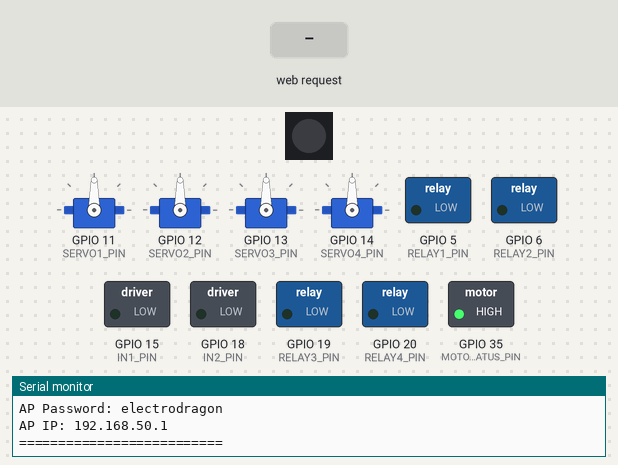
Bench run of a sketch on a simulated ESP32-S3. Shown: 1 RGB LEDs in strip order, left to right, 4 × servo, switched loads named in the sketch (green lamp = pin HIGH), the last lines printed to the serial monitor. The inputs (shaded band) are chosen by the test bench.

Above: at 2.8 s.
2.9 s: HTTP request GET /control?cmd=s90 received
At 3.5 s:
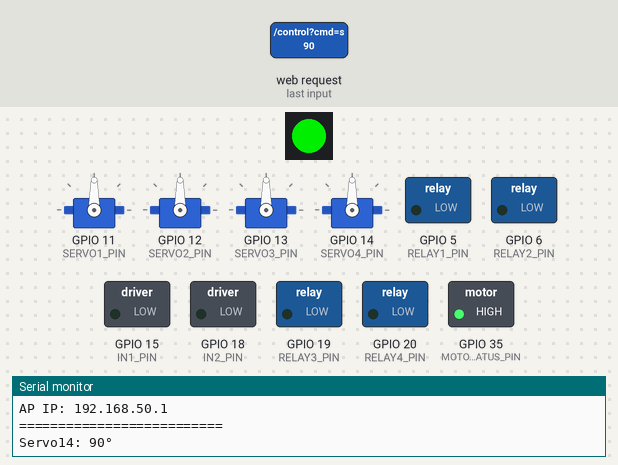
4.4 s: HTTP request GET /control?cmd=fw received
At 4.7 s:
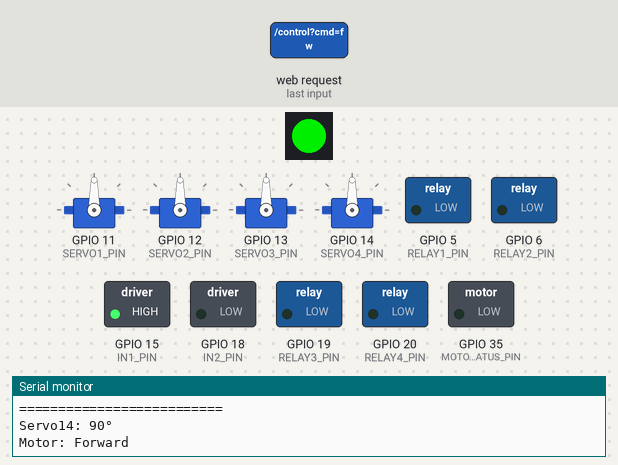
5.9 s: HTTP request GET /control?cmd=rv received
At 7.0 s:
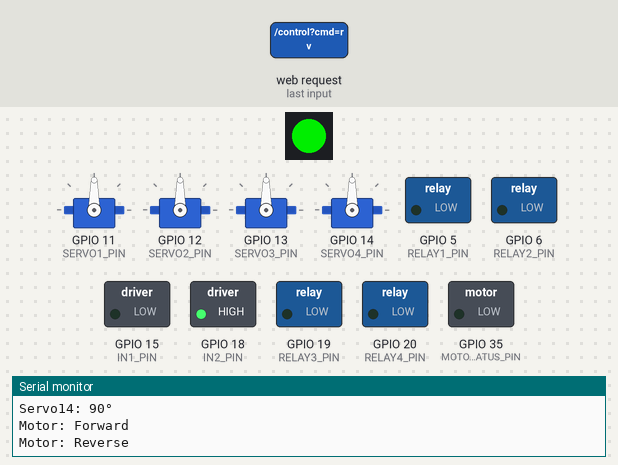
Timing chart, 0 to 8.9 s (numbered marks = the images above; inputs shaded):
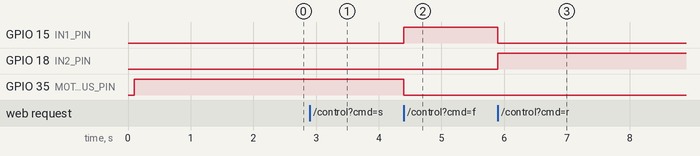

Measured:
- after the input at 4.4 s, GPIO 15 (IN1_PIN): LOW → HIGH at once; GPIO 35 (MOTOR_STATUS_PIN): HIGH → LOW at once
- after the input at 5.9 s, GPIO 15 (IN1_PIN): HIGH → LOW at once; GPIO 18 (IN2_PIN): LOW → HIGH at once

The sketch:

dual-foot-wifi-3.ino
```cpp
// add IO35 == LED, IO48 == WS2812 to code, and apply functions: LED for motors, IO48 for servos

// for my servo, 90 degree is stop, 180 degree and 0 degree are two directions, set servo default output pwm at 90 degree for stop

#include <WiFi.h>
#include <WebServer.h>
#include <ESP32Servo.h>
#include <Adafruit_NeoPixel.h>

// ===== WiFi 配置 =====
const char* ssid = "motor_control";
const char* password = "electrodragon";

// ===== DRV8871 / GPIO 定义 (ESP32) =====
// DRV8871 has two inputs IN1 and IN2. Set both to control direction.
// Forward: IN1=HIGH, IN2=LOW
// Reverse: IN1=LOW, IN2=HIGH
// Stop: IN1=LOW, IN2=LOW (or both HIGH for brake)
const int IN1_PIN = 15;   // IN1 -> IO15
const int IN2_PIN = 18;   // IN2 -> IO18

// Servo pins (GPIO numbers)
const int SERVO1_PIN = 11;
const int SERVO2_PIN = 12;
const int SERVO3_PIN = 13;
const int SERVO4_PIN = 14;

// Relay pins (GPIO numbers) for ON/OFF control
const int RELAY1_PIN = 5;
const int RELAY2_PIN = 6;
const int RELAY3_PIN = 19;
const int RELAY4_PIN = 20;

// LED pin for motor status (active LOW - on when LOW)
const int MOTOR_STATUS_PIN = 35; // IO35 LED output

// New: WS2812 (NeoPixel) for servo status
const int WS2812_PIN = 48; // user requested IO48
const int NUM_PIXELS = 1;
Adafruit_NeoPixel pixels(NUM_PIXELS, WS2812_PIN, NEO_GRB + NEO_KHZ800);

// ===== Web Server =====
WebServer server(80);

// Servo objects
Servo servo1;
Servo servo2;
Servo servo3;
Servo servo4;

// ===== HTML Web 控制界面 =====
const char html_page[] PROGMEM = R"rawliteral(
<!DOCTYPE html><html>
<head>
<meta name="viewport" content="width=device-width, initial-scale=1.0">
<title>ESP32 Motor & Relay Control</title>
<style>
body { font-family: Arial, sans-serif; max-width: 640px; margin: 0 auto; padding: 20px; background-color: #f0f0f0; }
h2 { text-align:center; color:#333; }
.container { display:flex; flex-direction:column; gap:14px; }
.control-panel { background:white; padding:20px; border-radius:10px; box-shadow:0 2px 8px rgba(0,0,0,0.08); display:flex; gap:10px; justify-content:center; }
.servo-panel { background:white; padding:14px; border-radius:10px; box-shadow:0 2px 8px rgba(0,0,0,0.04); display:flex; gap:8px; justify-content:center; }
.relay-panel { background:white; padding:14px; border-radius:10px; box-shadow:0 2px 8px rgba(0,0,0,0.04); display:flex; gap:8px; flex-wrap:wrap; justify-content:center; }
.dir-btn { padding:16px 22px; font-size:18px; font-weight:bold; border:none; border-radius:8px; cursor:pointer; }
.sml-btn { padding:10px 14px; font-size:14px; font-weight:bold; border:none; border-radius:6px; cursor:pointer; }
.relay-btn { padding:10px 12px; font-size:14px; font-weight:bold; border:none; border-radius:6px; cursor:pointer; }
.forward-btn { background:#2196F3; color:white; }
.reverse-btn { background:#FF9800; color:white; }
.stop-btn { background:#f44336; color:white; }
.s90-btn { background:#4CAF50; color:white; }
.s180-btn { background:#9C27B0; color:white; }
.on-btn { background:#4CAF50; color:white; }
.off-btn { background:#f44336; color:white; }
.dir-btn:active, .sml-btn:active, .relay-btn:active { transform:scale(0.97); opacity:0.9; }
.relay-item { display:flex; gap:6px; align-items:center; }
@media (max-width:420px){ .control-panel{flex-direction:column;} }
</style>
</head>
<body>
<h2>Motor & Relay Control</h2>
<div class="container">
  <div class="control-panel">
    <button class="dir-btn forward-btn" onclick="sendCmd('fw')">Forward</button>
    <button class="dir-btn stop-btn" onclick="sendCmd('st')">STOP</button>
    <button class="dir-btn reverse-btn" onclick="sendCmd('rv')">Reverse</button>
  </div>
  <div class="servo-panel">
    <div style="align-self:center;font-weight:bold">Servo14:</div>
    <button class="sml-btn s90-btn" onclick="sendCmd('s90')">90°</button>
    <button class="sml-btn s180-btn" onclick="sendCmd('s180')">180°</button>
    <button class="sml-btn stop-btn" onclick="sendCmd('s0')">0°</button>
  </div>
  <div class="relay-panel">
    <div class="relay-item"><div style="font-weight:bold">Relay1:</div><button class="relay-btn on-btn" onclick="sendCmd('r1_on')">ON</button><button class="relay-btn off-btn" onclick="sendCmd('r1_off')">OFF</button></div>
    <div class="relay-item"><div style="font-weight:bold">Relay2:</div><button class="relay-btn on-btn" onclick="sendCmd('r2_on')">ON</button><button class="relay-btn off-btn" onclick="sendCmd('r2_off')">OFF</button></div>
    <div class="relay-item"><div style="font-weight:bold">Relay3:</div><button class="relay-btn on-btn" onclick="sendCmd('r3_on')">ON</button><button class="relay-btn off-btn" onclick="sendCmd('r3_off')">OFF</button></div>
    <div class="relay-item"><div style="font-weight:bold">Relay4:</div><button class="relay-btn on-btn" onclick="sendCmd('r4_on')">ON</button><button class="relay-btn off-btn" onclick="sendCmd('r4_off')">OFF</button></div>
  </div>
</div>
<script>
function sendCmd(cmd){
  fetch('/control?cmd='+cmd)
    .then(r=>{})
    .catch(e=>console.error(e));
}
</script>
</body></html>
)rawliteral";

// ===== 处理 Web 请求 =====
void handleRoot() {
  server.send(200, "text/html", html_page);
}

void handleControl() {
  // Simple command-based control: cmd=fw|rv|st|s90|s180|s0|rX_on|rX_off
  if (server.hasArg("cmd")) {
    String c = server.arg("cmd");
    if (c == "fw") {
      // Forward: IN1=HIGH, IN2=LOW
      digitalWrite(IN1_PIN, HIGH);
      digitalWrite(IN2_PIN, LOW);
      Serial.println("Motor: Forward");
      // Turn on motor status LED (active LOW)
      digitalWrite(MOTOR_STATUS_PIN, LOW);
    } else if (c == "rv") {
      // Reverse: IN1=LOW, IN2=HIGH
      digitalWrite(IN1_PIN, LOW);
      digitalWrite(IN2_PIN, HIGH);
      Serial.println("Motor: Reverse");
      // Turn on motor status LED (active LOW)
      digitalWrite(MOTOR_STATUS_PIN, LOW);
    } else if (c == "st") {
      // Stop: both LOW
      digitalWrite(IN1_PIN, LOW);
      digitalWrite(IN2_PIN, LOW);
      Serial.println("Motor: Stop");
      // Turn off motor status LED (active LOW, so HIGH = OFF)
      digitalWrite(MOTOR_STATUS_PIN, HIGH);
    } else if (c == "s90") {
      // Servo4 to 90 degrees
      servo4.write(90);
      Serial.println("Servo14: 90°");
      // indicate servo action on WS2812 (green)
      setServoPixel(0, 200, 0);
    } else if (c == "s180") {
      // Servo4 to 180 degrees
      servo4.write(180);
      Serial.println("Servo14: 180°");
      // indicate servo action on WS2812 (purple)
      setServoPixel(150, 0, 150);
    } else if (c == "s0") {
      // Servo4 to 0 degrees (direction)
      servo4.write(0);
      Serial.println("Servo14: 0°");
      // turn pixel off
      setServoPixel(0, 0, 0);
    } else if (c == "r1_on") {
      digitalWrite(RELAY1_PIN, HIGH);
      Serial.println("Relay1: ON");
    } else if (c == "r1_off") {
      digitalWrite(RELAY1_PIN, LOW);
      Serial.println("Relay1: OFF");
    } else if (c == "r2_on") {
      digitalWrite(RELAY2_PIN, HIGH);
      Serial.println("Relay2: ON");
    } else if (c == "r2_off") {
      digitalWrite(RELAY2_PIN, LOW);
      Serial.println("Relay2: OFF");
    } else if (c == "r3_on") {
      digitalWrite(RELAY3_PIN, HIGH);
      Serial.println("Relay3: ON");
    } else if (c == "r3_off") {
      digitalWrite(RELAY3_PIN, LOW);
      Serial.println("Relay3: OFF");
    } else if (c == "r4_on") {
      digitalWrite(RELAY4_PIN, HIGH);
      Serial.println("Relay4: ON");
    } else if (c == "r4_off") {
      digitalWrite(RELAY4_PIN, LOW);
      Serial.println("Relay4: OFF");
    }
  }

  server.send(200, "text/plain", "OK");
}

// helper: set single pixel color
void setServoPixel(uint8_t r, uint8_t g, uint8_t b) {
  pixels.setPixelColor(0, pixels.Color(r, g, b));
  pixels.show();
}

// ===== 初始化 =====
void setup() {
  Serial.begin(115200);
  delay(100);
  Serial.println("ESP32 DRV8871 AP Motor Controller starting...");

  // Configure GPIO pins as outputs
  pinMode(IN1_PIN, OUTPUT);
  pinMode(IN2_PIN, OUTPUT);

  // Relay pins
  pinMode(RELAY1_PIN, OUTPUT);
  pinMode(RELAY2_PIN, OUTPUT);
  pinMode(RELAY3_PIN, OUTPUT);
  pinMode(RELAY4_PIN, OUTPUT);

  // Motor status LED pin as output
  pinMode(MOTOR_STATUS_PIN, OUTPUT);

  // New: init NeoPixel for servo status
  pixels.begin();
  pixels.show(); // clear

  // Default: stop motor and relays OFF (LOW)
  digitalWrite(IN1_PIN, LOW);
  digitalWrite(IN2_PIN, LOW);
  digitalWrite(RELAY1_PIN, LOW);
  digitalWrite(RELAY2_PIN, LOW);
  digitalWrite(RELAY3_PIN, LOW);
  digitalWrite(RELAY4_PIN, LOW);

  // Motor status LED OFF (active LOW, so HIGH = OFF)
  digitalWrite(MOTOR_STATUS_PIN, HIGH);

  // Attach servos and set to stop position (90°)
  servo1.attach(SERVO1_PIN);
  servo2.attach(SERVO2_PIN);
  servo3.attach(SERVO3_PIN);
  servo4.attach(SERVO4_PIN);

  // Set servos to stop position (90°) by default
  servo1.write(90);
  servo2.write(90);
  servo3.write(90);
  servo4.write(90);

  // 启动为 WiFi AP 模式，使用固定 IP

  bool apStarted = WiFi.softAP(ssid, password);
  if (!apStarted) {
    Serial.println("AP start failed! Retrying...");
    delay(1000);
    WiFi.softAP(ssid, password);
  }

  delay(1000);
  IPAddress apIP(192, 168, 50, 1);
  IPAddress apGateway(192, 168, 50, 1);
  IPAddress apSubnet(255, 255, 255, 0);
  if (!WiFi.softAPConfig(apIP, apGateway, apSubnet)) {
    Serial.println("softAPConfig failed");
  }

  delay(500);
  Serial.println("");
  Serial.println("==========================");
  Serial.print("AP SSID: ");
  Serial.println(ssid);
  Serial.print("AP Password: ");
  Serial.println(password);
  Serial.print("AP IP: ");
  Serial.println(WiFi.softAPIP());
  Serial.println("==========================");

  // Web 服务
  server.on("/", handleRoot);
  server.on("/control", handleControl);
  server.begin();
}

void loop() {
  server.handleClient();
}
```
